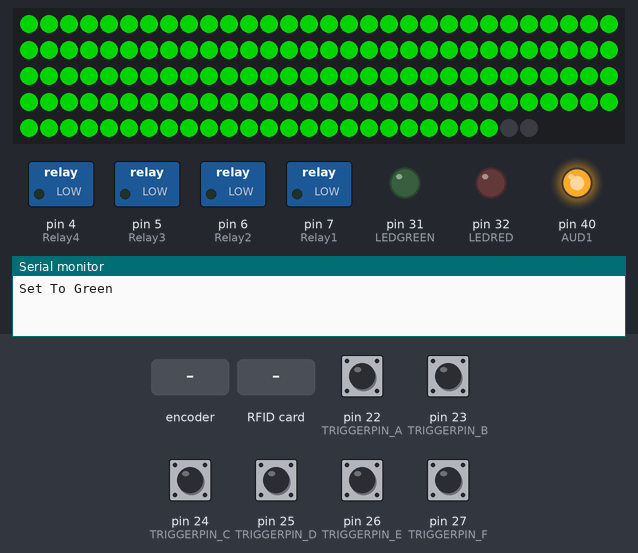
A sketch run on a simulated Arduino Mega 2560, built with avr-gcc and run on an emulated ATmega2560. Parts: 146 RGB LEDs in strip order, left to right, continuing on the next row, switched loads named in the sketch (green lamp = pin HIGH), output pins drawn as LEDs (lit = HIGH), the last lines printed to the serial monitor. The inputs (shaded band) are chosen by the test bench; at power-on: pin 22 (TRIGGERPIN_A), pin 23 (TRIGGERPIN_B), pin 24 (TRIGGERPIN_C), pin 25 (TRIGGERPIN_D), pin 26 (TRIGGERPIN_E), pin 27 (TRIGGERPIN_F) HIGH. Dim RGB values are drawn brighter than linear; pins used as bus, display or sensor lines are not drawn.

Above: at 1.2 s.
1.3 s: rotary encoder on pin 22 (TRIGGERPIN_A) / pin 23 (TRIGGERPIN_B) turned 1 step (first pin leading)
At 1.75 s:
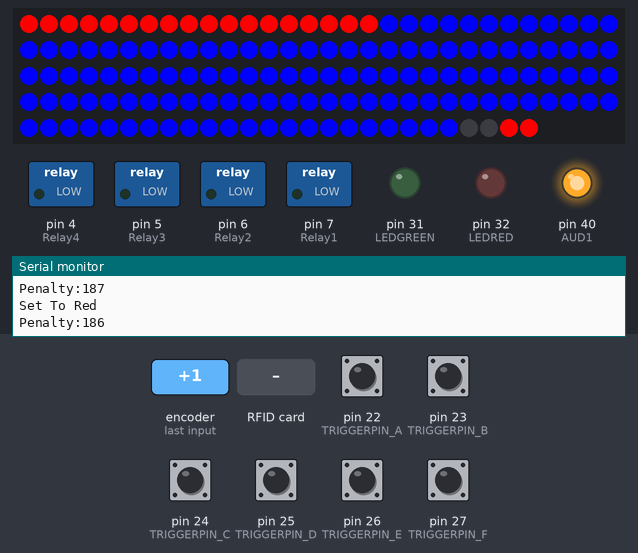
3.1 s: RFID card 31 89 16 91 72 held to the reader
6.1 s: pin 24 (TRIGGERPIN_C) pulled LOW for 0.15 s
At 6.24 s:
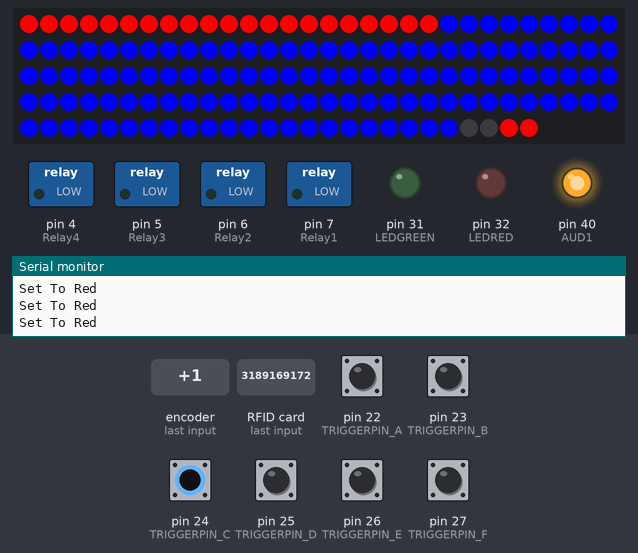
7.7 s: pin 25 (TRIGGERPIN_D) pulled LOW for 0.15 s
At 7.86 s:
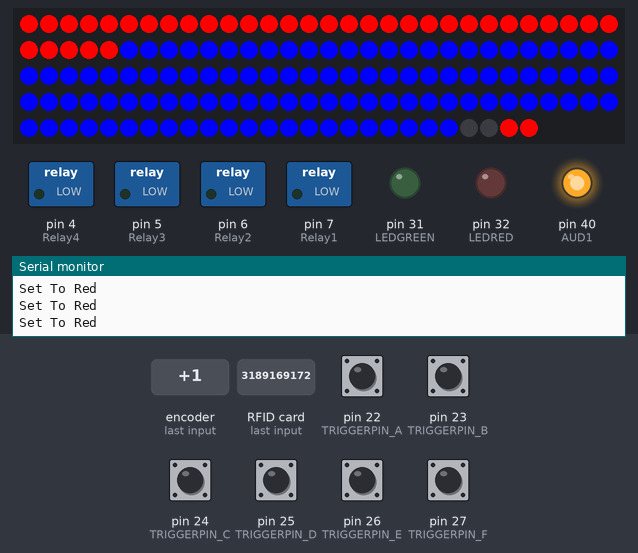
9.3 s: pin 26 (TRIGGERPIN_E) pulled LOW for 0.15 s
At 9.52 s:
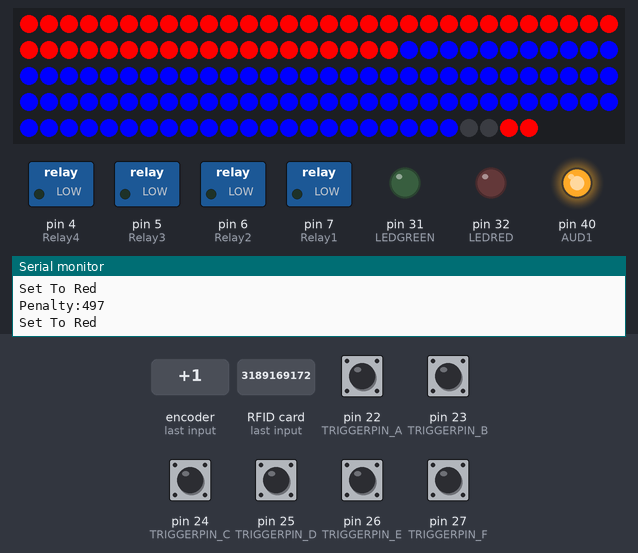
10.9 s: pin 27 (TRIGGERPIN_F) pulled LOW for 0.15 s
At 28.8 s:
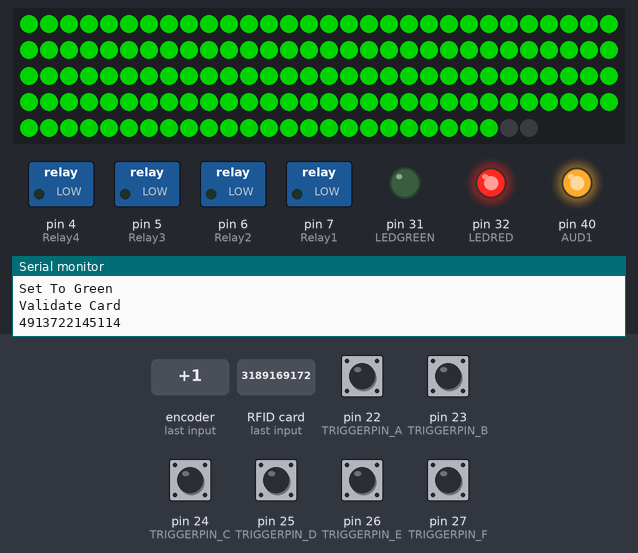
Timing chart, 0 to 29.1 s (numbered marks = the images above; inputs shaded):
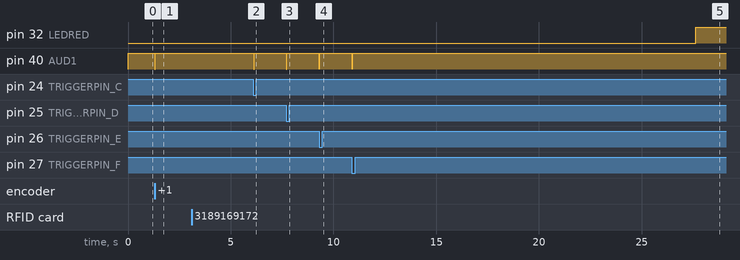

The sketch:

Laser_grid_RFID.ino
```cpp
/* Laser_grid_RFID.ino
 *
 * This program controls the receivers for 4 lasers and alters an LED countdown timer with penalties when the laser beams are broken.
 * The LED timer will slowly countdown until it reaches 0 at which point the RFID scanner begins to watch for the correct card.
 * Once the correct card is scanned, the relay controlling 12V magnets that hold the exit door shut are turned off allowing the door to be opened.
 *
 * Typical RFID pin layout used:
 * -----------------------------------------------------------------------------------------
 *             MFRC522      Arduino       Arduino   Arduino    Arduino          Arduino
 *             Reader/PCD   Uno           Mega      Nano v3    Leonardo/Micro   Pro Micro
 * Signal      Pin          Pin           Pin       Pin        Pin              Pin
 * -----------------------------------------------------------------------------------------
 * RST/Reset   RST          9             5         D9         RESET/ICSP-5     RST
 * SPI SS      SDA(SS)      10            53        D10        10               10
 * SPI MOSI    MOSI         11 / ICSP-4   51        D11        ICSP-4           16
 * SPI MISO    MISO         12 / ICSP-1   50        D12        ICSP-1           14
 * SPI SCK     SCK          13 / ICSP-3   52        D13        ICSP-3           15
 */

#include <FastLED.h>
#include <SPI.h>
#include <MFRC522.h>

//Code for Relays
int Relay1 = 7;
int Relay2 = 6;
int Relay3 = 5;
int Relay4 = 4; //pins that control relays

//Code for RFID
#define RST_PIN         36
#define SS_PIN          53

//Code for audio output
#define AUD1 40

const String CODE = "12980212209";
const String CODE2 = "3189169172";
const String CODE3 = "20665490";
const String CODE4 = "225175208209";
const String CODE5 = "11362157230";
const String CODE6 = "241133194112";
const String CODE7 = "8120325184";
const String CODE8 = "8131106133";
const String THEONECODE = "20125590158";
String codeCheck = "";

MFRC522 mfrc522(SS_PIN, RST_PIN);
MFRC522::MIFARE_Key key;

//Code for FastLED
#define NUM_LEDS 146
#define DATA_PIN 37

#define TRIGGERPIN_A 22
#define TRIGGERPIN_B 23
#define TRIGGERPIN_C 24
#define TRIGGERPIN_D 25
#define TRIGGERPIN_E 26
#define TRIGGERPIN_F 27

#define LEDGREEN 31
#define LEDRED 32

#define MAX_PENALTY 1400

CRGB leds[NUM_LEDS];

int penalty=0;
int all_green=0;
int laser_status=HIGH;
int previous_laser_status=HIGH;


void setup() {
  // Set the pin modes at power up
  pinMode(TRIGGERPIN_A,INPUT_PULLUP);
  pinMode(TRIGGERPIN_B,INPUT_PULLUP);
  pinMode(TRIGGERPIN_C,INPUT_PULLUP);
  pinMode(TRIGGERPIN_D,INPUT_PULLUP);
  pinMode(TRIGGERPIN_E,INPUT_PULLUP);
  pinMode(TRIGGERPIN_F,INPUT_PULLUP);

  pinMode(AUD1, OUTPUT);

  pinMode(LEDGREEN, OUTPUT);
  pinMode(LEDRED, OUTPUT);

  pinMode(Relay1, OUTPUT);
  pinMode(Relay2, OUTPUT);
  pinMode(Relay3, OUTPUT);
  pinMode(Relay4, OUTPUT);

  digitalWrite(Relay1, LOW);
  digitalWrite(AUD1, HIGH);
  FastLED.addLeds<WS2812B, DATA_PIN,GRB>(leds, NUM_LEDS);
  Serial.begin(9600);
  SPI.begin();        // Init SPI bus
  mfrc522.PCD_Init(); // Init MFRC522 card
}


void loop() {

  if(penalty<1){
    if(all_green==0){
      set_to_green();
    }
    if(mfrc522.PICC_IsNewCardPresent()){
        if(mfrc522.PICC_ReadCardSerial()){
          validateCard(mfrc522.uid.uidByte, mfrc522.uid.size);
        }
    }
  }
  else{
      set_to_red();
      if(previous_laser_status==HIGH)
      {
        penalty=penalty-1;
        Serial.print("Penalty:");
        Serial.print(penalty);
        Serial.println("");
      }
  }

  laser_status=!(!digitalRead(TRIGGERPIN_A)||!digitalRead(TRIGGERPIN_B)||!digitalRead(TRIGGERPIN_C)||!digitalRead(TRIGGERPIN_D)||!digitalRead(TRIGGERPIN_E)||!digitalRead(TRIGGERPIN_F));
  if(laser_status==LOW && previous_laser_status==HIGH)
  {
    digitalWrite(AUD1, LOW);
    delay(10);
    digitalWrite(AUD1, HIGH);
    delay(15);
    laser_status=!(!digitalRead(TRIGGERPIN_A)||!digitalRead(TRIGGERPIN_B)||!digitalRead(TRIGGERPIN_C)||!digitalRead(TRIGGERPIN_D)||!digitalRead(TRIGGERPIN_E)||!digitalRead(TRIGGERPIN_F));
    if(laser_status==LOW){
        penalty=penalty+200;
        if(penalty>MAX_PENALTY)
        {
          penalty=MAX_PENALTY;
        }
        Serial.println("Trigger detected!");
    }
  }
  previous_laser_status=laser_status;
  delay(10);

}


void set_to_green() {
   Serial.println("Set To Green");
   for(int i=0;i<NUM_LEDS-4;i++)
   {
      leds[i] = CRGB::Green;
   }
   all_green=1;

   for(int j=NUM_LEDS-4;j<NUM_LEDS-2;j++){
      leds[j] = CRGB::Green;
   }
   for(int k=NUM_LEDS-2;k<NUM_LEDS;k++){
      leds[k] = CRGB::Black;
   }
   FastLED.show();
}

void set_to_red() {
   Serial.println("Set To Red");
   all_green=0;
   for(int i=0;i<penalty/10;i++)
   {
      leds[i] = CRGB::Red;
   }
   for(int i=penalty/10;i<NUM_LEDS-4;i++)
   {
      leds[i] = CRGB::Blue;
   }
   for(int j=NUM_LEDS-2;j<NUM_LEDS;j++){
      leds[j] = CRGB::Red;
   }
   for(int k=NUM_LEDS-4;k<NUM_LEDS-2;k++){
      leds[k] = CRGB::Black;
   }
   FastLED.show();
}

void validateCard(byte *buffer, byte bufferSize){
    Serial.println("Validate Card");
    codeCheck = "";
    for (byte i = 0; i < bufferSize; i++) {
        codeCheck += buffer[i];
    }
    Serial.println(codeCheck);

    if(codeCheck == CODE || codeCheck == CODE2 || codeCheck == CODE3 || codeCheck == CODE4 || codeCheck == CODE5 || codeCheck == CODE6 || codeCheck == CODE7 || codeCheck == CODE8 || codeCheck == THEONECODE){
      digitalWrite(LEDGREEN, HIGH);
      digitalWrite(LEDRED, LOW);
      digitalWrite(Relay1,HIGH); // Open the Door
      Serial.println("Door reset - Back to green !");
      delay(5000);
      digitalWrite(LEDGREEN, LOW);
      digitalWrite(Relay1, LOW); // Close the door
    }
    else{
      digitalWrite(LEDGREEN, LOW);
      digitalWrite(LEDRED, HIGH);
      delay(2000);
      digitalWrite(LEDRED, LOW);
    }
}
```

Measured:
- after the input at 1.3 s, pin 40 (AUD1): HIGH → LOW at once, → HIGH 0.01 s later; the LEDs: first change after 0.05 s (image 1 shows a later state)
- after the input at 6.1 s, pin 32 (LEDRED): stays LOW (without the input it goes to HIGH after 0.36 s); pin 40 (AUD1): HIGH → LOW at once, → HIGH 0.01 s later
- after the input at 7.7 s, pin 40 (AUD1): HIGH → LOW at once, → HIGH 0.01 s later
- after the input at 9.3 s, pin 40 (AUD1): HIGH → LOW at once, → HIGH 0.01 s later
- after the input at 10.9 s, pin 40 (AUD1): HIGH → LOW at once, → HIGH 0.01 s later
